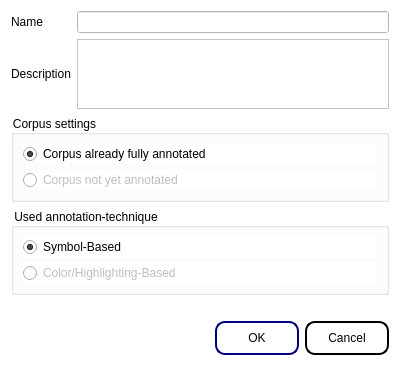
<?xml version="1.0" encoding="UTF-8"?>
<ui version="4.0">
 <class>CreateProjectDialog</class>
 <widget class="QDialog" name="CreateProjectDialog">
  <property name="geometry">
   <rect>
    <x>0</x>
    <y>0</y>
    <width>400</width>
    <height>357</height>
   </rect>
  </property>
  <property name="windowTitle">
   <string>Create new Project</string>
  </property>
  <property name="windowIcon">
   <iconset resource="resources.qrc">
    <normaloff>:/images/images/cc_logo_sd.png</normaloff>:/images/images/cc_logo_sd.png</iconset>
  </property>
  <property name="styleSheet">
   <string notr="true">QWidget{
	background-color: white;
}

QPushButton {
    background-color:white ;
	color: black;
    min-width: 80px;
	min-height: 30px;
	border-style: solid;
	border-color: rgb(0, 0, 0);
	border-width: 2px;
	border-radius: 10px;
}

QPushButton:pressed {
	background-color:rgb(244, 244, 244) ;
}

QPushButton:flat {
    border: none; /* no border for a flat push button */
}

QPushButton:default {
    border-color: navy; /* make the default button prominent */
}</string>
  </property>
  <layout class="QVBoxLayout" name="verticalLayout">
   <item>
    <layout class="QGridLayout" name="gridLayout">
     <item row="1" column="1">
      <widget class="QLineEdit" name="proj_name_lineedit"/>
     </item>
     <item row="3" column="0">
      <widget class="QLabel" name="label_description">
       <property name="text">
        <string>Description</string>
       </property>
      </widget>
     </item>
     <item row="1" column="0">
      <widget class="QLabel" name="label_name">
       <property name="text">
        <string>Name</string>
       </property>
      </widget>
     </item>
     <item row="3" column="1">
      <widget class="QTextEdit" name="textEdit_createproject_description"/>
     </item>
    </layout>
   </item>
   <item>
    <widget class="QGroupBox" name="groupBox_preannotated">
     <property name="title">
      <string>Corpus settings</string>
     </property>
     <layout class="QVBoxLayout" name="verticalLayout_5">
      <item>
       <widget class="QRadioButton" name="radioButton_corpuspreannot">
        <property name="text">
         <string>Corpus already fully annotated</string>
        </property>
        <property name="checked">
         <bool>true</bool>
        </property>
       </widget>
      </item>
      <item>
       <widget class="QRadioButton" name="radioButton_corpusnotannot">
        <property name="enabled">
         <bool>false</bool>
        </property>
        <property name="text">
         <string>Corpus not yet annotated</string>
        </property>
       </widget>
      </item>
     </layout>
    </widget>
   </item>
   <item>
    <widget class="QGroupBox" name="groupBox_annottechnique">
     <property name="enabled">
      <bool>true</bool>
     </property>
     <property name="title">
      <string>Used annotation-technique</string>
     </property>
     <property name="checkable">
      <bool>false</bool>
     </property>
     <layout class="QVBoxLayout" name="verticalLayout_2">
      <item>
       <widget class="QRadioButton" name="radioButton_symbolbasedannot">
        <property name="enabled">
         <bool>true</bool>
        </property>
        <property name="text">
         <string>Symbol-Based</string>
        </property>
        <property name="checked">
         <bool>true</bool>
        </property>
       </widget>
      </item>
      <item>
       <widget class="QRadioButton" name="radioButton_colorbasedannot">
        <property name="enabled">
         <bool>false</bool>
        </property>
        <property name="text">
         <string>Color/Highlighting-Based</string>
        </property>
       </widget>
      </item>
     </layout>
    </widget>
   </item>
   <item>
    <widget class="QLabel" name="error_message_label">
     <property name="styleSheet">
      <string notr="true">QLabel { color : red; }</string>
     </property>
    </widget>
   </item>
   <item>
    <widget class="QDialogButtonBox" name="buttonBox">
     <property name="orientation">
      <enum>Qt::Horizontal</enum>
     </property>
     <property name="standardButtons">
      <set>QDialogButtonBox::Cancel|QDialogButtonBox::Ok</set>
     </property>
    </widget>
   </item>
  </layout>
 </widget>
 <tabstops>
  <tabstop>proj_name_lineedit</tabstop>
  <tabstop>textEdit_createproject_description</tabstop>
  <tabstop>radioButton_corpuspreannot</tabstop>
  <tabstop>radioButton_symbolbasedannot</tabstop>
  <tabstop>radioButton_colorbasedannot</tabstop>
  <tabstop>radioButton_corpusnotannot</tabstop>
 </tabstops>
 <resources>
  <include location="resources.qrc"/>
 </resources>
 <connections>
  <connection>
   <sender>buttonBox</sender>
   <signal>accepted()</signal>
   <receiver>CreateProjectDialog</receiver>
   <slot>accept()</slot>
   <hints>
    <hint type="sourcelabel">
     <x>266</x>
     <y>347</y>
    </hint>
    <hint type="destinationlabel">
     <x>157</x>
     <y>274</y>
    </hint>
   </hints>
  </connection>
  <connection>
   <sender>buttonBox</sender>
   <signal>rejected()</signal>
   <receiver>CreateProjectDialog</receiver>
   <slot>reject()</slot>
   <hints>
    <hint type="sourcelabel">
     <x>334</x>
     <y>347</y>
    </hint>
    <hint type="destinationlabel">
     <x>286</x>
     <y>274</y>
    </hint>
   </hints>
  </connection>
  <connection>
   <sender>radioButton_corpuspreannot</sender>
   <signal>toggled(bool)</signal>
   <receiver>groupBox_annottechnique</receiver>
   <slot>setEnabled(bool)</slot>
   <hints>
    <hint type="sourcelabel">
     <x>118</x>
     <y>161</y>
    </hint>
    <hint type="destinationlabel">
     <x>73</x>
     <y>285</y>
    </hint>
   </hints>
  </connection>
  <connection>
   <sender>radioButton_corpusnotannot</sender>
   <signal>clicked(bool)</signal>
   <receiver>groupBox_annottechnique</receiver>
   <slot>setDisabled(bool)</slot>
   <hints>
    <hint type="sourcelabel">
     <x>134</x>
     <y>187</y>
    </hint>
    <hint type="destinationlabel">
     <x>34</x>
     <y>285</y>
    </hint>
   </hints>
  </connection>
 </connections>
</ui>
